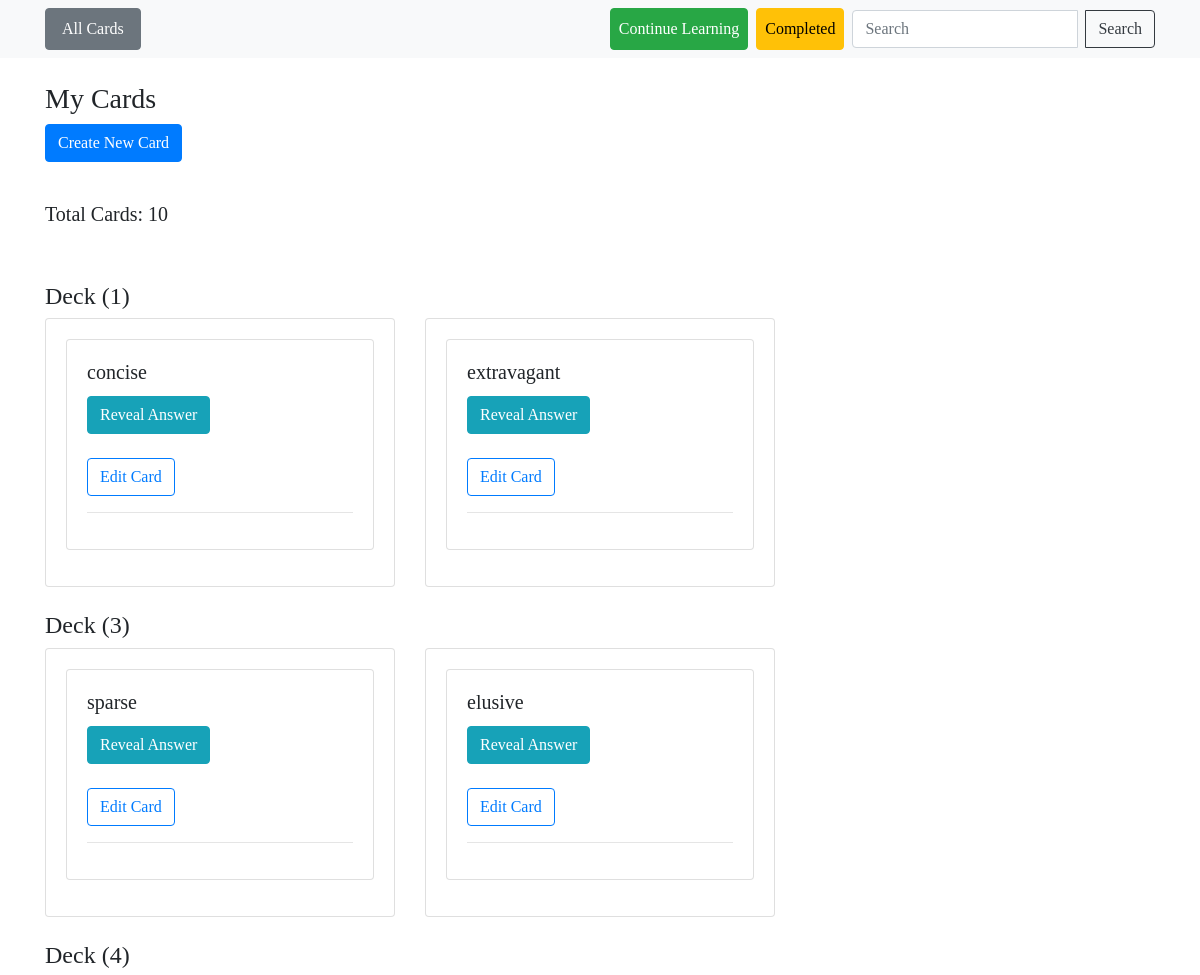
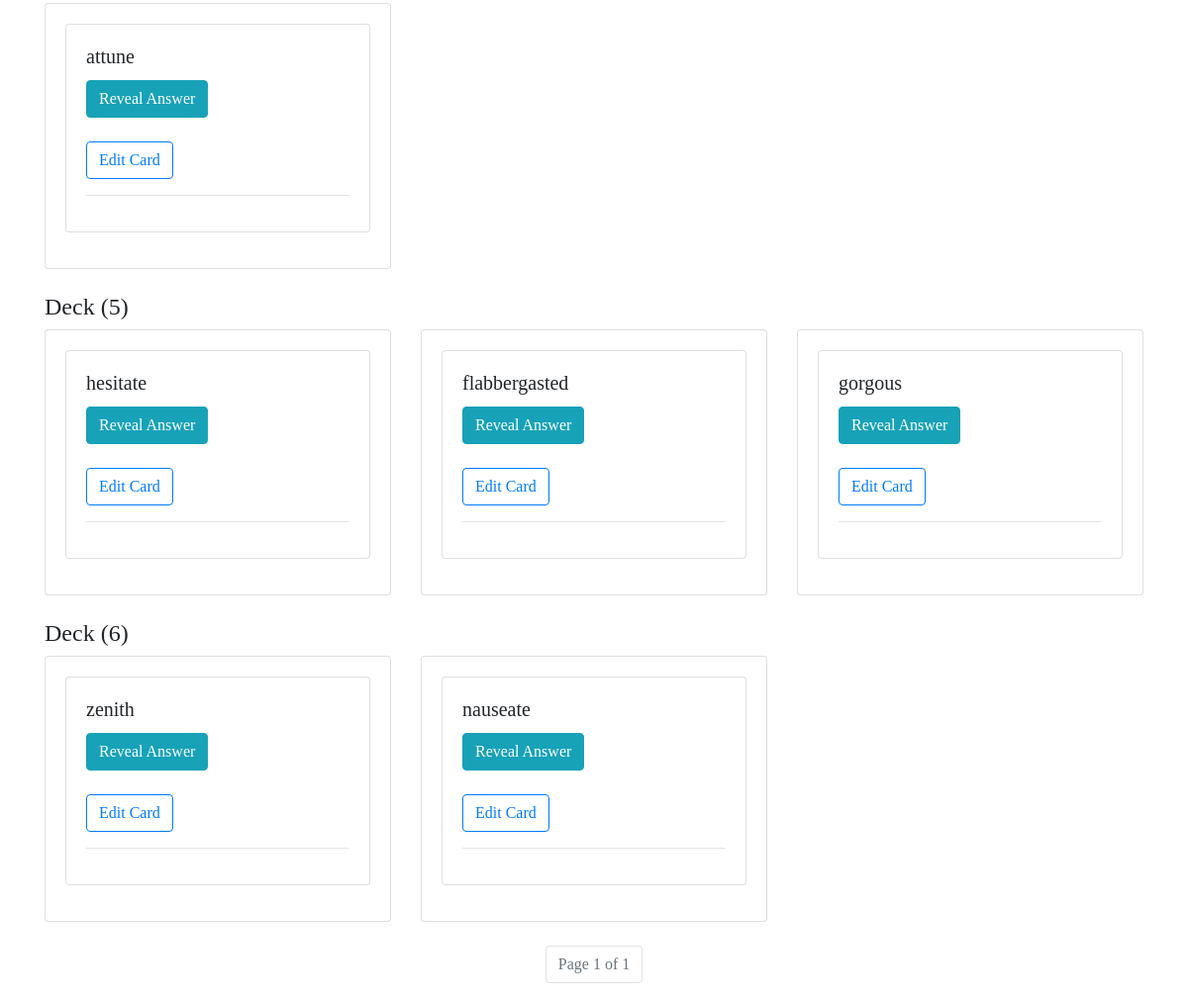
Before: / with the older database file (2 pictures, top to bottom).
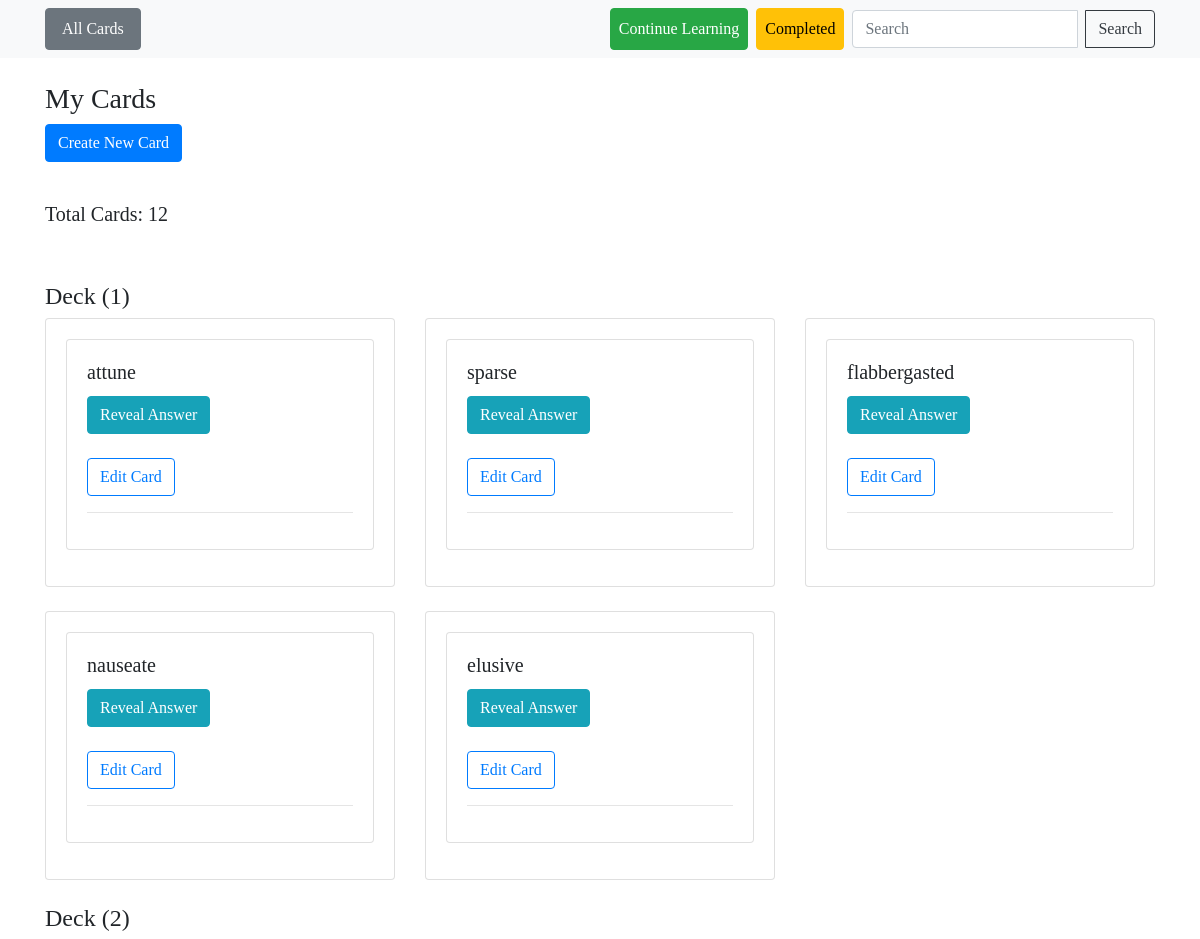
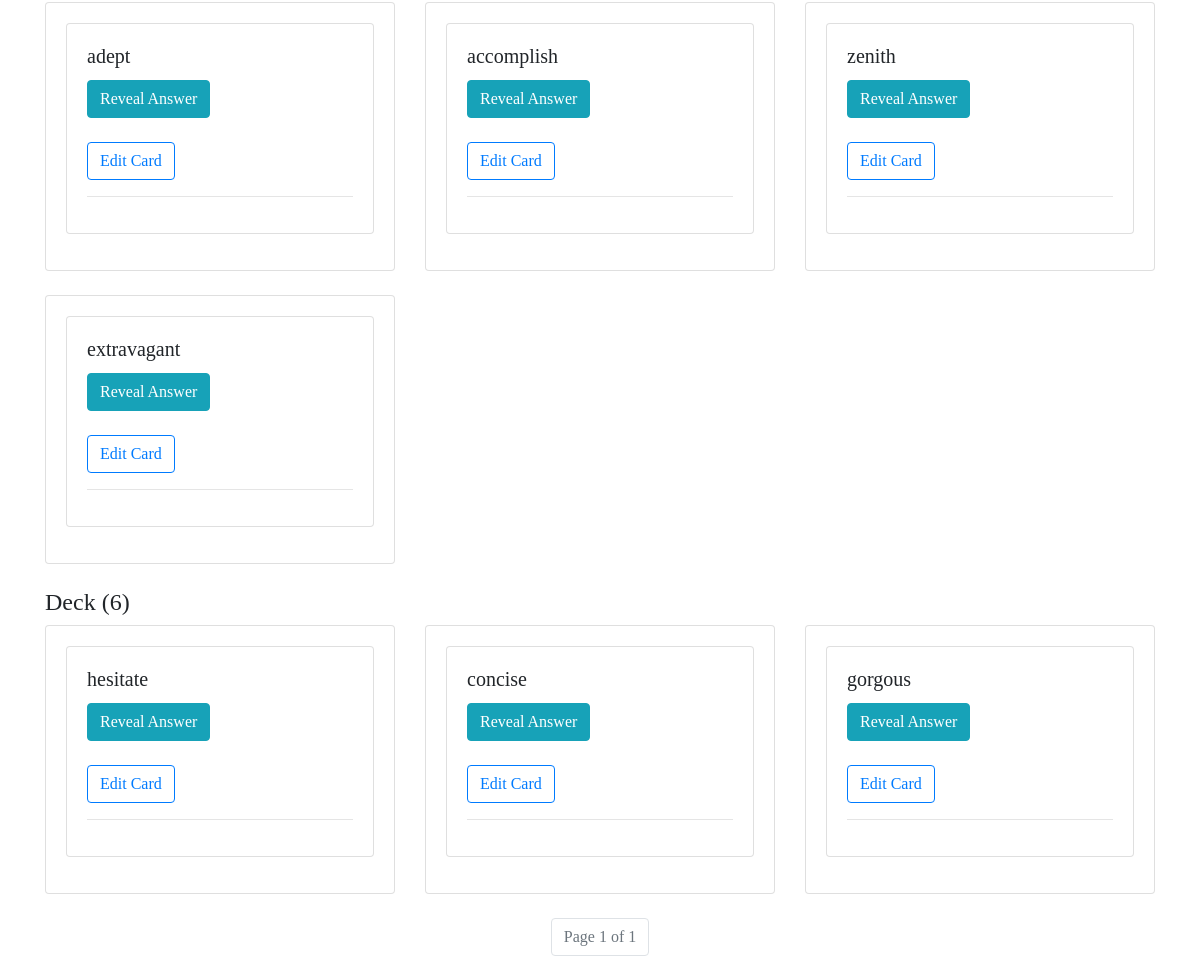
After: the same page with the newer database file (2 pictures, top to bottom).
### cards/models.py (models this page shows, shortened)
class Deck(models.Model):
    number = models.IntegerField(default=1, validators=
                                            [MinValueValidator(1),
                                            MaxValueValidator(6)],
                                            unique=True)
    def __str__(self):
        return f'Deck ({self.number})'

class Card(models.Model):
    question = models.CharField(max_length=100)
    answer = models.CharField(max_length=255)
    example = models.TextField()
    deck = models.ForeignKey(Deck, on_delete=models.CASCADE)
    date_created = models.DateField(auto_now_add=True)
    review_date  = models.DateField(default=date.today())

### cards/views.py (the view)
# urls.py: path("", views.CardListView.as_view(), name='card-list'),
class CardListView(ListView):
    model = Card
    queryset = Card.objects.all().order_by('deck', '-date_created')
    paginate_by = 20
    def get_context_data(self, **kwargs):
        context = super().get_context_data(**kwargs)
        grouped_cards = {}
        total_card_count = 0
        for card in context['object_list']:
            if card.deck not in grouped_cards:
                grouped_cards[card.deck] = []
            grouped_cards[card.deck].append(card)
            total_card_count += 1
        context['grouped_cards'] = grouped_cards
        context['total_card_count'] = total_card_count
        return context

### templates/cards/card_list.html
{% extends 'base.html' %}
{% load humanize %}
{% block content %}
    <h3>
        My Cards
    </h3>
    <a href="{% url 'card-create' %}" class="btn btn-primary mb-3">
        Create New Card
    </a><br><br>
    <h5>Total Cards: {{ total_card_count }}</h5><br><br>
    {% for deck, deck_cards in grouped_cards.items %}
        <h4>{{ deck }}</h4>
        <div class="row">
            {% for card in deck_cards %}
                <div class="col-md-4 mb-4">
                    <div class="card">
                        <div class="card-body">
                            {% include 'cards/card.html' with card=card %}
                        </div>
                    </div>
                </div>
            {% endfor %}
        </div>
    {% endfor %}
    {% include 'pagination.html' %}
{% endblock %}

### templates/cards/card.html (shortened to what this page needs)
<article class="card mb-3">
  <div class="card-body">
    <h5 class="card-title">{{ card.question }}</h5>
        <details>
            <summary class="btn btn-info">Reveal Answer</summary><br><br>
            <h6>- {{ card.answer }}</h6><br>
        </details><br>
        <a href="{% url 'card-update' card.id %}" class="btn btn-outline-primary">
          Edit Card
      </a>
        <hr>
  </div>
</article>

Changed rows visible on the page:
no longer on this page (row unchanged): Deck: number "Deck (3)", Card (question "sparse"), Card (question "elusive")
no longer on this page (row unchanged): Deck: number "Deck (4)", Card (question "attune")
no longer on this page (row unchanged): Deck: number "Deck (5)", Card (question "hesitate"), Card (question "flabbergasted"), Card (question "gorgous")
changed Deck "Deck (1)": gains Card (question "attune"); gains Card (question "sparse"); gains Card (question "flabbergasted"); gains Card (question "nauseate"); gains Card (question "elusive"); loses Card (question "concise"); loses Card (question "extravagant")
now on this page (row unchanged): Deck: number "Deck (2)", Card (question "zenith"), Card (question "extravagant")
added Card: question "adept", shown under "Deck (2)"
added Card: question "accomplish", shown under "Deck (2)"
changed Deck "Deck (6)": gains Card (question "hesitate"); gains Card (question "concise"); gains Card (question "gorgous"); loses Card (question "zenith"); loses Card (question "nauseate")
Other visible differences:
{{ total_card_count }}: "10" → "12"
